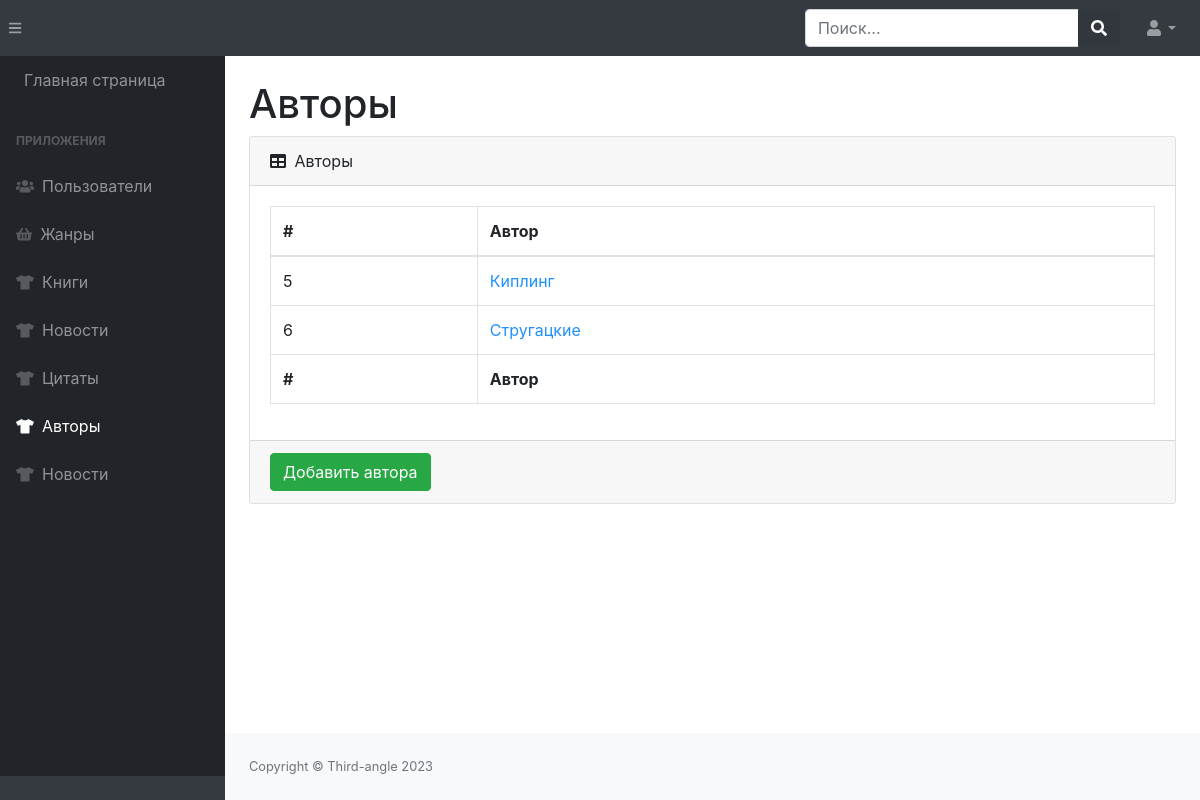
The app's page /adminapp/author_read/ (signed in), older data.
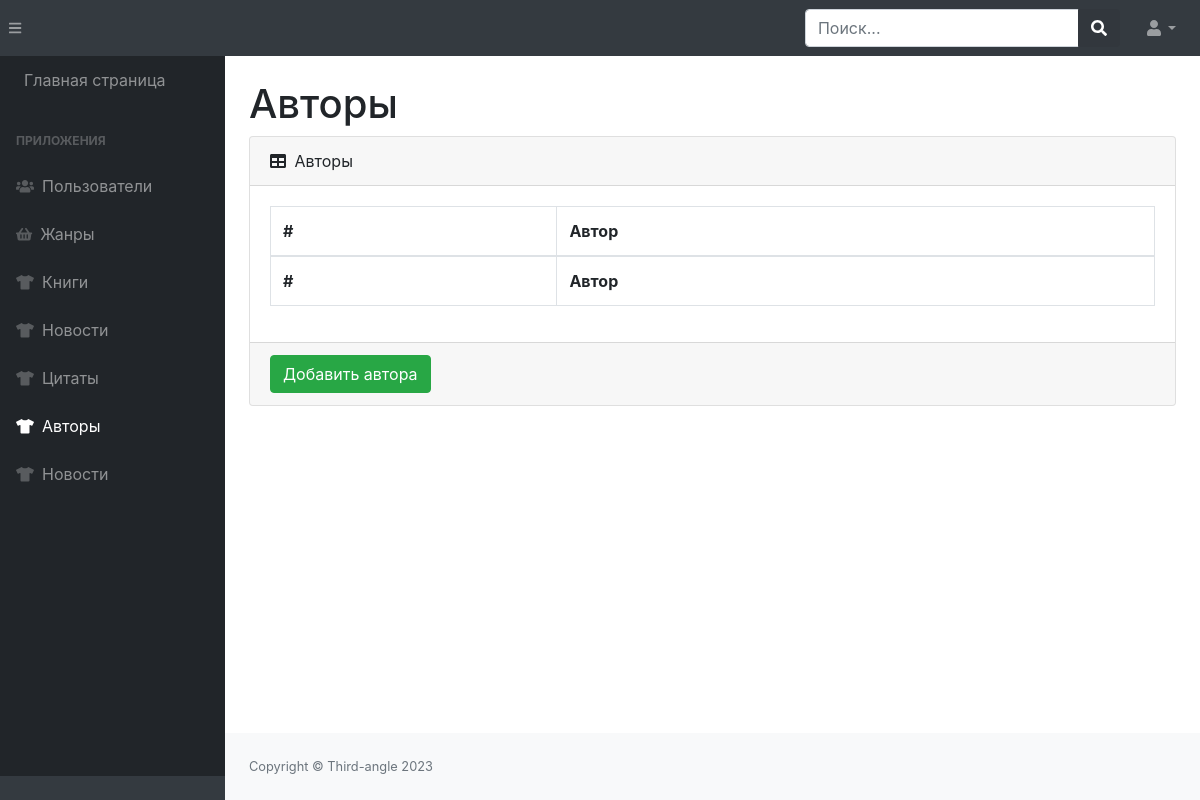
The same page, newer data.
### mainapp/models.py (models this page shows, shortened)
class Authors(models.Model):
    person = models.CharField(max_length=128, unique=True)

### adminapp/views.py (the view)
# urls.py: path('author_read/', admin_author_read, name='admin_author_read'),
@user_passes_test(lambda u: u.is_superuser)
def admin_author_read(request):
    context = {
        'authors': Authors.objects.all()
    }
    return render(request, 'adminapp/admin_author_read.html', context)

### adminapp/templates/adminapp/admin_author_read.html
{% extends 'adminapp/admin_base.html' %}
{% block context %}
            <div class="container-fluid">
                <h1 class="mt-4">Авторы</h1>
                <div class="card mb-4">
                    <div class="card-header">
                        <i class="fas fa-table mr-1"></i>
                        Авторы
                    </div>
                    <div class="card-body">
                        <div class="table-responsive">
                            <table class="table table-bordered" id="dataTable" width="100%" cellspacing="0">
                                <thead>
                                <tr>
                                    <th>#</th>
                                    <th>Автор</th>
                                </tr>
                                </thead>
                                <tfoot>
                                <tr>
                                    <th>#</th>
                                    <th>Автор</th>
                                </tr>
                                </tfoot>
                                <tbody>
                                {% for author in authors %}
                                    <tr>
                                        <td>{{ author.id }}</td>
                                        <td><a href="{% url 'adminapp:admin_author_update' author.id %}" style="color: dodgerblue">{{ author.person }}</a></td>
                                    </tr>
                                {% endfor %}
                                </tbody>
                            </table>
                        </div>
                    </div>
                    <div class="card-footer">
                        <a href="{% url 'adminapp:admin_author_create' %}">
                            <button class="btn btn-success">Добавить автора</button>
                        </a>
                    </div>
                </div>
            </div>
{% endblock %}

Row changes from the older to the newer data that the page shows:
removed Authors: id "5", person "Киплинг"
removed Authors: id "6", person "Стругацкие"
